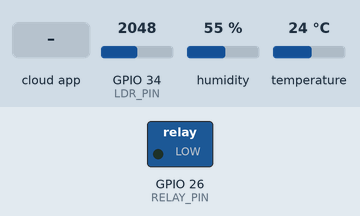
The sketch below on a simulated ESP32. Shown: switched loads named in the sketch (green lamp = pin HIGH). The test bench sets the inputs (shaded band); at power-on: GPIO 34 (LDR_PIN) = 2048, humidity 55 %, temperature 24 °C. WiFi joins after 1.5 s; servers stay silent unless stated; the Firebase database answers and starts empty.

Above: at 2.7 s.
2.8 s: the phone or cloud app sets bulbCommand to ON
At 7.0 s:
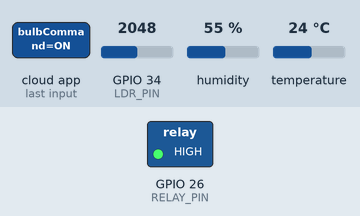
Timing chart, 0 to 8.5 s (numbered marks = the images above; inputs shaded):
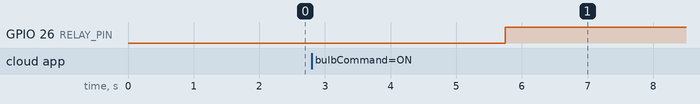

The sketch:

esp32_firebase_dashboard.ino
```cpp
#include <WiFi.h>
#include <Firebase_ESP_Client.h>
#include <DHT.h>

#define DHTPIN    4
#define DHTTYPE   DHT11
#define LDR_PIN   34
#define RELAY_PIN 26

DHT dht(DHTPIN, DHTTYPE);

#define FIREBASE_HOST "your-project.firebaseio.com"
#define FIREBASE_AUTH "YOUR_FIREBASE_SECRET_OR_TOKEN"

FirebaseData fbdo;
FirebaseAuth auth;
FirebaseConfig config;

void setup() {
  Serial.begin(115200);
  dht.begin();
  pinMode(RELAY_PIN, OUTPUT);

  WiFi.begin("YOUR_WIFI_SSID", "YOUR_WIFI_PASSWORD");
  while (WiFi.status() != WL_CONNECTED) delay(500);

  config.host = FIREBASE_HOST;
  config.signer.tokens.legacy_token = FIREBASE_AUTH;
  Firebase.begin(&config, &auth);
}

void loop() {
  float temp = dht.readTemperature();
  float hum  = dht.readHumidity();
  int   ldr  = analogRead(LDR_PIN);

  Firebase.RTDB.setFloat(&fbdo, "/current/temperature", temp);
  Firebase.RTDB.setFloat(&fbdo, "/current/humidity", hum);
  Firebase.RTDB.setInt(&fbdo, "/current/ldr", ldr);

  if (Firebase.RTDB.getString(&fbdo, "/settings/bulbCommand")) {
    String command = fbdo.stringData();
    digitalWrite(RELAY_PIN, command == "ON" ? HIGH : LOW);
  }

  delay(3000);
}
```

Measured:
- after the input at 2.8 s, GPIO 26 (RELAY_PIN): LOW → HIGH after 2.9 s
